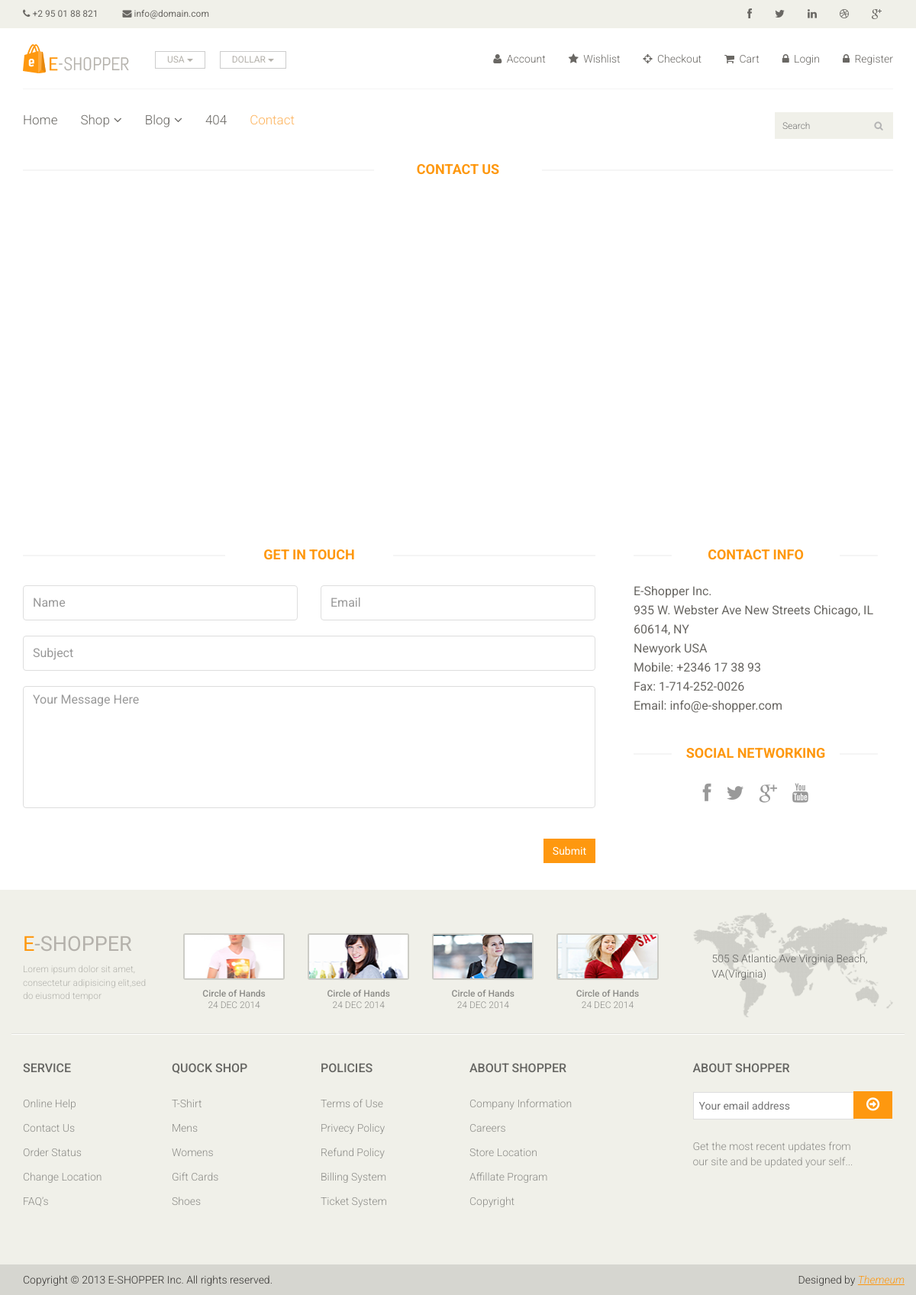
The page /contact-us/ on the database its author committed.
### main/models.py (models this page shows, shortened)
class G_Logo(models.Model):
    logo = models.ImageField('site logo', upload_to='images')
    class Meta():
        verbose_name = 'Global logo'
        verbose_name_plural = 'Global logo'

class Soc(models.Model):
    name1 = models.CharField('name1',max_length=50, blank=True)
    company = models.CharField('company', max_length=50, blank=True)
    adress = models.CharField('adress', max_length=100, blank=True)
    country = models.CharField('country', max_length=50, blank=True)
    mobile = models.CharField('mobile', max_length=30, blank=True)
    fax = models.CharField('fax', max_length=50, blank=True)
    email = models.CharField('email',max_length=100, blank=True)
    name2 = models.CharField('name2',max_length=100, blank=True)
    link1 = models.URLField('link1', blank=True)
    name_link1 = models.CharField('name link1',max_length=100, blank=True)
    link2 = models.URLField('link2', blank=True)
    name_link2 = models.CharField('name link2',max_length=100, blank=True)
    link3 = models.URLField('link3', blank=True)
    name_link3 = models.CharField('name link3',max_length=100, blank=True)
    link4 = models.URLField('link4', blank=True)
    name_link4 = models.CharField('name link4',max_length=100, blank=True)

### main/views.py (the view)
# urls.py: path('contact-us/', views.contact, name='contact-us'),
def contact(request):
    if request.method =='POST':
        form = ContactForm(request.POST)
        if form.is_valid():
            Contact.objects.create(**form.cleaned_data)
            return redirect('home')
    else:
        form = ContactForm()
    social = Soc.objects.all()
    return render(request, 'main/contact-us.html', context={
        'nbar': 'contact-us', 'logo':g_logo(),
        'social':social, 'form':form
    })

### main/forms.py
class ContactForm(forms.ModelForm):
	class Meta:
		model = Contact
		fields = ['name', 'email', 'subject', 'message']

### main/views.py (called while the page is built)
def g_logo():
    logo = G_Logo.objects.all()[0]
    return logo

### main/templates/main/contact-us.html (shortened to what this page needs)
{% extends 'main/base.html' %}
    {% block content %}
	 <div id="contact-page" class="container">
    	<div class="bg">
	    	<div class="row">
	    		<div class="col-sm-12">
					<h2 class="title text-center">Contact <strong>Us</strong></h2>
					<div id="gmap" class="contact-map">
					</div>
				</div>
			</div>
    		<div class="row">
	    		<div class="col-sm-8">
	    			<div class="contact-form">
	    				<h2 class="title text-center">Get In Touch</h2>
				    	<form id="main-contact-form" class="contact-form row" name="contact-form" method="post">
				            <div class="form-group col-md-6">
				                <input type="text" name="name" class="form-control" required="required" placeholder="Name">
				            </div>
				            <div class="form-group col-md-6">
				                <input type="email" name="email" class="form-control" required="required" placeholder="Email">
				            </div>
				            <div class="form-group col-md-12">
				                <input type="text" name="subject" class="form-control" required="required" placeholder="Subject">
				            </div>
				            <div class="form-group col-md-12">
				                <textarea name="message" id="message" required="required" class="form-control" rows="8" placeholder="Your Message Here"></textarea>
				            </div>
				            <div class="form-group col-md-12">
				                <input type="submit" name="submit" class="btn btn-primary pull-right" value="Submit">
				            </div>
				        </form>
	    			</div>
	    		</div>
	    		<div class="col-sm-4">
					{% for i in social %}
	    			<div class="contact-info">
	    				<h2 class="title text-center">{{ i.name1 }}</h2>
	    				<address>
	    					<p>{{ i.company }}</p>
							<p>{{ i.adress }}</p>
							<p>{{ i.country }}</p>
							<p>{{ i.mobile }}</p>
							<p>{{ i.fax }}</p>
							<p>{{ i.email }}</p>
	    				</address>
	    				<div class="social-networks_custom">
	    					<h2 class="title text-center">{{ i.name2 }}</h2>
							<ul>
								<li>
									<a href="{{ i.link1 }}" target="_blank"><i class="fa fa-{{ i.name_link1 }}"></i></a>
								</li>
								<li>
									<a href="{{ i.link2 }}" target="_blank"><i class="fa fa-{{ i.name_link2 }}"></i></a>
								</li>
								<li>
									<a href="{{ i.link3 }}" target="_blank"><i class="fa fa-{{ i.name_link3 }}"></i></a>
								</li>
								<li>
									<a href="{{ i.link4 }}" target="_blank"><i class="fa fa-{{ i.name_link4 }}"></i></a>
								</li>
							</ul>
	    				</div>
	    			</div>
					{% endfor %}
    			</div>
	    	</div>
    	</div>
    </div>
	{% endblock %}

### main/templates/main/base.html (shortened to what this page needs)
{% load static %}
<!DOCTYPE html>
<html lang="en">
<head>
    <link href="{% static 'css/bootstrap.min.css' %}" rel="stylesheet">
    <link href="{% static 'css/font-awesome.min.css' %}" rel="stylesheet">
    <link href="{% static 'css/prettyPhoto.css' %}" rel="stylesheet">
    <link href="{% static 'css/price-range.css' %}" rel="stylesheet">
    <link href="{% static 'css/animate.css' %}" rel="stylesheet">
	<link href="{% static 'css/main.css' %}" rel="stylesheet">
	<link href="{% static 'css/responsive.css' %}" rel="stylesheet">
</head>
<body>
	<header id="header">
		<div class="header_top">
			<div class="container">
				<div class="row">
					<div class="col-sm-6">
						<div class="contactinfo">
							<ul class="nav nav-pills">
								<li><a href="#"><i class="fa fa-phone"></i> +2 95 01 88 821</a></li>
								<li><a href="#"><i class="fa fa-envelope"></i> info@domain.com</a></li>
							</ul>
						</div>
					</div>
					<div class="col-sm-6">
						<div class="social-icons pull-right">
							<ul class="nav navbar-nav">
								<li><a href="#"><i class="fa fa-facebook"></i></a></li>
								<li><a href="#"><i class="fa fa-twitter"></i></a></li>
								<li><a href="#"><i class="fa fa-linkedin"></i></a></li>
								<li><a href="#"><i class="fa fa-dribbble"></i></a></li>
								<li><a href="#"><i class="fa fa-google-plus"></i></a></li>
							</ul>
						</div>
					</div>
				</div>
			</div>
		</div>
		<div class="header-middle">
			<div class="container">
				<div class="row">
					<div class="col-sm-4">
						<div class="logo pull-left">
							<a href="{% url 'home' %}"><img src="{{ logo.logo.url }}" alt="" /></a>
						</div>
						<div class="btn-group pull-right">
							<div class="btn-group">
								<button type="button" class="btn btn-default dropdown-toggle usa" data-toggle="dropdown">
									USA
									<span class="caret"></span>
								</button>
							</div>
							<div class="btn-group">
								<button type="button" class="btn btn-default dropdown-toggle usa" data-toggle="dropdown">
									DOLLAR
									<span class="caret"></span>
								</button>
							</div>
						</div>
					</div>
					<div class="col-sm-8">
						<div class="shop-menu pull-right">
							<ul class="nav navbar-nav">
								<li><a href="#"><i class="fa fa-user"></i> Account</a></li>
								<li><a href="#"><i class="fa fa-star"></i> Wishlist</a></li>
								<li><a href="{% url 'checkout' %}" class="{% if nbar == 'checkout' %}active{% endif %}"><i class="fa fa-crosshairs"></i> Checkout</a></li>
								<li><a href="{% url 'cart' %}" class="{% if nbar == 'cart' %}active{% endif %}"><i class="fa fa-shopping-cart"></i> Cart</a></li>
								{% if user.is_authenticated %}
									<li><a href="{% url 'logout' %}"><i class="fa fa-user"></i>{{ user.username }} - Logout</a></li>
								{% else %}
									<li><a href="{% url 'login' %}" class="{% if nbar == 'login' %}active{% endif %}"><i class="fa fa-lock"></i> Login</a></li>
									<li><a href="{% url 'register' %}" class="{% if nbar == 'register' %}active{% endif %}"><i class="fa fa-lock"></i> Register</a></li>
								{% endif %}
							</ul>
						</div>
					</div>
				</div>
			</div>
		</div>
		<div class="header-bottom">
			<div class="container">
				<div class="row">
					<div class="col-sm-9">
						<div class="mainmenu pull-left">
							<ul class="nav navbar-nav collapse navbar-collapse">
								<li><a href="{% url 'home' %}" class="{% if nbar == 'home' %}active{% endif %}">Home</a></li>
								<li class="dropdown"><a href="#" class="{% if nbar == 'shop' %}active{% endif %}">Shop<i class="fa fa-angle-down"></i></a>
                                </li>
								<li class="dropdown"><a href="#" class="{% if nbar == 'blog' %}active{% endif %}">Blog<i class="fa fa-angle-down"></i></a>
                                </li>
								<li><a href="{% url '404' %}" class="{% if nbar == '404' %}active{% endif %}">404</a></li>
								<li><a href="{% url 'contact-us' %}" class="{% if nbar == 'contact-us' %}active{% endif %}">Contact</a></li>
							</ul>
						</div>
					</div>
					<div class="col-sm-3">
						<div class="search_box pull-right">
							<input type="text" placeholder="Search"/>
						</div>
					</div>
				</div>
			</div>
		</div>
	</header>
    {% block content %}{% endblock %}
    <footer id="footer">
		<div class="footer-top">
			<div class="container">
				<div class="row">
					<div class="col-sm-2">
						<div class="companyinfo">
							<h2><span>e</span>-shopper</h2>
							<p>Lorem ipsum dolor sit amet, consectetur adipisicing elit,sed do eiusmod tempor</p>
						</div>
					</div>
					<div class="col-sm-7">
						<div class="col-sm-3">
							<div class="video-gallery text-center">
								<a href="#">
									<div class="iframe-img">
										<img src="images/home/iframe1.png" alt="" />
									</div>
								</a>
								<p>Circle of Hands</p>
								<h2>24 DEC 2014</h2>
							</div>
						</div>
						<div class="col-sm-3">
							<div class="video-gallery text-center">
								<a href="#">
									<div class="iframe-img">
										<img src="images/home/iframe2.png" alt="" />
									</div>
								</a>
								<p>Circle of Hands</p>
								<h2>24 DEC 2014</h2>
							</div>
						</div>
						<div class="col-sm-3">
							<div class="video-gallery text-center">
								<a href="#">
									<div class="iframe-img">
										<img src="images/home/iframe3.png" alt="" />
									</div>
								</a>
								<p>Circle of Hands</p>
								<h2>24 DEC 2014</h2>
							</div>
						</div>
						<div class="col-sm-3">
							<div class="video-gallery text-center">
								<a href="#">
									<div class="iframe-img">
										<img src="images/home/iframe4.png" alt="" />
									</div>
								</a>
								<p>Circle of Hands</p>
								<h2>24 DEC 2014</h2>
							</div>
						</div>
					</div>
					<div class="col-sm-3">
						<div class="address">
							<img src="images/home/map.png" alt="" />
							<p>505 S Atlantic Ave Virginia Beach, VA(Virginia)</p>
						</div>
					</div>
				</div>
			</div>
		</div>
		<div class="footer-widget">
			<div class="container">
				<div class="row">
					<div class="col-sm-2">
						<div class="single-widget">
							<h2>Service</h2>
							<ul class="nav nav-pills nav-stacked">
								<li><a href="#">Online Help</a></li>
								<li><a href="#">Contact Us</a></li>
								<li><a href="#">Order Status</a></li>
								<li><a href="#">Change Location</a></li>
								<li><a href="#">FAQ’s</a></li>
							</ul>
						</div>
					</div>
					<div class="col-sm-2">
						<div class="single-widget">
							<h2>Quock Shop</h2>
							<ul class="nav nav-pills nav-stacked">
								<li><a href="#">T-Shirt</a></li>
								<li><a href="#">Mens</a></li>
								<li><a href="#">Womens</a></li>
								<li><a href="#">Gift Cards</a></li>
								<li><a href="#">Shoes</a></li>
							</ul>
						</div>
					</div>
					<div class="col-sm-2">
						<div class="single-widget">
							<h2>Policies</h2>
							<ul class="nav nav-pills nav-stacked">
								<li><a href="#">Terms of Use</a></li>
								<li><a href="#">Privecy Policy</a></li>
								<li><a href="#">Refund Policy</a></li>
								<li><a href="#">Billing System</a></li>
								<li><a href="#">Ticket System</a></li>
							</ul>
						</div>
					</div>
					<div class="col-sm-2">
						<div class="single-widget">
							<h2>About Shopper</h2>
							<ul class="nav nav-pills nav-stacked">
								<li><a href="#">Company Information</a></li>
								<li><a href="#">Careers</a></li>
								<li><a href="#">Store Location</a></li>
								<li><a href="#">Affillate Program</a></li>
								<li><a href="#">Copyright</a></li>
							</ul>
						</div>
					</div>
					<div class="col-sm-3 col-sm-offset-1">
						<div class="single-widget">
							<h2>About Shopper</h2>
							<form action="#" class="searchform">
								<input type="text" placeholder="Your email address" />
								<button type="submit" class="btn btn-default"><i class="fa fa-arrow-circle-o-right"></i></button>
								<p>Get the most recent updates from <br />our site and be updated your self...</p>
							</form>
						</div>
					</div>
				</div>
			</div>
		</div>
		<div class="footer-bottom">
			<div class="container">
				<div class="row">
					<p class="pull-left">Copyright © 2013 E-SHOPPER Inc. All rights reserved.</p>
					<p class="pull-right">Designed by <span><a target="_blank" href="http://www.themeum.com">Themeum</a></span></p>
				</div>
			</div>
		</div>
	</footer>
</body>
</html>

### rows shown on the page
G_Logo: logo (picture)
Soc: name1 "CONTACT INFO", company "E-Shopper Inc.", adress "935 W. Webster Ave New Streets Chicago, IL 60614, NY", country "Newyork USA", mobile "Mobile: +2346 17 38 93", fax "Fax: 1-714-252-0026", email "Email: info@e-shopper.com", name2 "SOCIAL NETWORKING"
